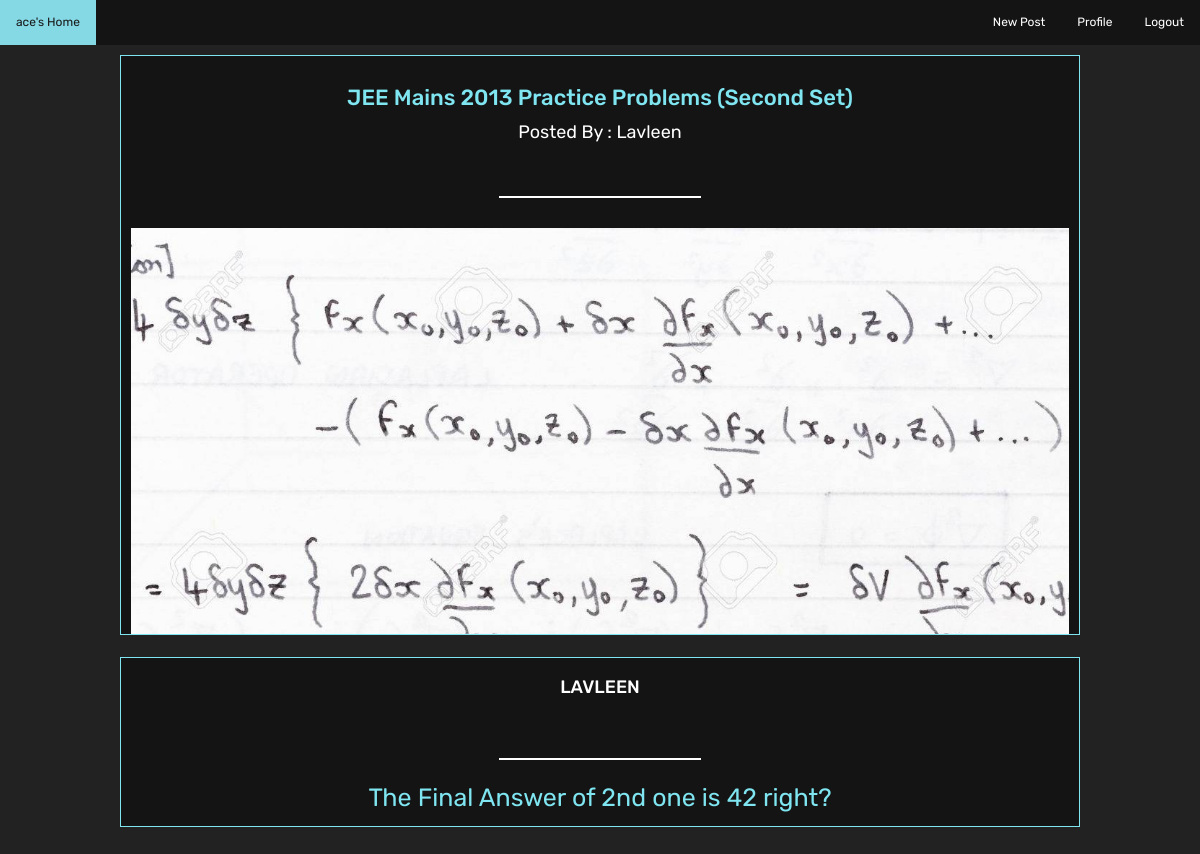
Screenshot of /comment.php?id=6 (signed in) with the database file from the repository.
### tables this page shows
CREATE TABLE `posttable` (
  `title` varchar(255) NOT NULL,
  `content` longtext NOT NULL,
  `author` varchar(255) NOT NULL,
  `image` varchar(255) DEFAULT NULL,
  `id` int(11) NOT NULL,
  `likes` int(11) NOT NULL DEFAULT 0,
  `dislikes` int(11) NOT NULL DEFAULT 0,
  `tag` varchar(50) DEFAULT NULL
);

CREATE TABLE `postcomments` (
  `postid` int(11) NOT NULL,
  `email` varchar(255) NOT NULL,
  `comment` varchar(255) NOT NULL,
  `dates` date DEFAULT NULL
);

### getSpecificPost.php (the view, shortened to what this page needs)
<?php
function getSpecificPosts(){
  $con = mysqli_connect("localhost","root","","posts");
  $srch=$_GET['id'];
  $query="SELECT * FROM `posttable` where id ='$srch'";
  $query2="SELECT * FROM `postcomments` where postid ='$srch' order by dates desc";
  $result=mysqli_query($con,$query);
  while($row=mysqli_fetch_array($result)){
    echo '
    <div class="container">
    <h3 class="posttitle">'.$row['title'].'</h3>
    <p class="postcontent">Posted By : '.$row['author'].'</p>
    <br>
    <hr width="200px">
    <p class="postcontent">'.$row['content'].'<p>
    <img src="uploads/'.$row['image'].'"class="imgt" ?>
    <br>
    <div class ="interact">
    <a class="btnLike" href="like.php?id='.$row["id"].'"><span>('.$row["likes"].') </span>UPVOTE</a>
    </div>
    <div class="searchbar2">
    <form action="addComment.php?id='.$row["id"].'" method="POST" id="form1">
    	<br>
      <p class="posttitle" style="">Add a comment</p>
      <input type="text" class="form-control" name="text" id="title">
      <br>
      <button type="submit" class="btn btn-primary" id="lgn">Post</button>
    </form>
    </div>
    </div>
    ';
    $result2=mysqli_query($con,$query2);
    while($row2=mysqli_fetch_array($result2)){
      echo '
      <div class="searchbar">
      <h3 class="cmname">'.$row2['email'].'</h3>
      <h3 class="cmname">'.$row2['dates'].'</h3>
      <hr width="200px">
      <p class="cmcontent">'.$row2['comment'].'</p>
      ';
      if($_SESSION['email']===$row2['email'])
      {
        echo '
        <button type="submit" class="btn btn-primary" id="lgn"><a class="btnLike" style="width:6%;" href="deleteComment.php?id='.$row["id"].'">DELETE</a></button>
        <br>
        </div>
        ';
      }
      else{
        echo'
        </div>';
      }
  }
}
}

### styles/inprof.css (style rules this page uses)
body { background: #222222; }
.imgt { display: block; margin-left: auto; margin-right: auto; width: 100%; }
.container { display: flex; flex-direction: column; align-items: center; background: #141414; border:1px solid #7FE5F0; margin-top: 10px; margin-bottom: 10px; padding:40px; width:70%; }
.searchbar { background: #141414; border:1px solid #7FE5F0; width: 70%; margin:22px auto; display: table; }
.searchbar { display: flex; flex-direction: column; align-items: center; text-align: center; }
hr { border: 1px solid ; color:#fff; }
.posttitle { font-size: 30px; font-family: 'Rubik', sans-serif; color:#7FE5F0; }
.cmcontent { font-size: 25px; font-family: 'Rubik', sans-serif; color:#7FE5F0; }
.postcontent { font-size: 18px; font-family: 'Rubik', sans-serif; color:#fff; }
.cmname { text-transform: uppercase; font-size: 18px; font-family: 'Rubik', sans-serif; color:#fff; }
@media screen and (max-width: 1200px) { .container { padding:10px; width:80%; height: 580px; overflow-y: scroll; } }
@media screen and (max-width: 1200px) { .posttitle { font-size: 22px; } }
@media screen and (max-width: 1200px) { .searchbar { width: 80%; } }

### rows the page displays
posttable: title "JEE Mains 2013 Practice Problems (Second Set)", author "Lavleen", image (picture)
postcomments: email "LAVLEEN", comment "The Final Answer of 2nd one is 42 right?"

### other values shown
$_SESSION["email"] "ace"
